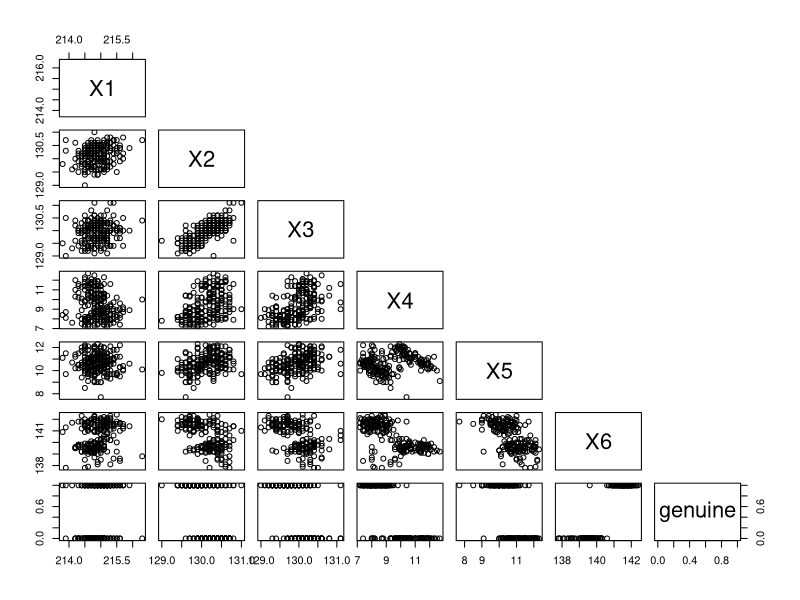
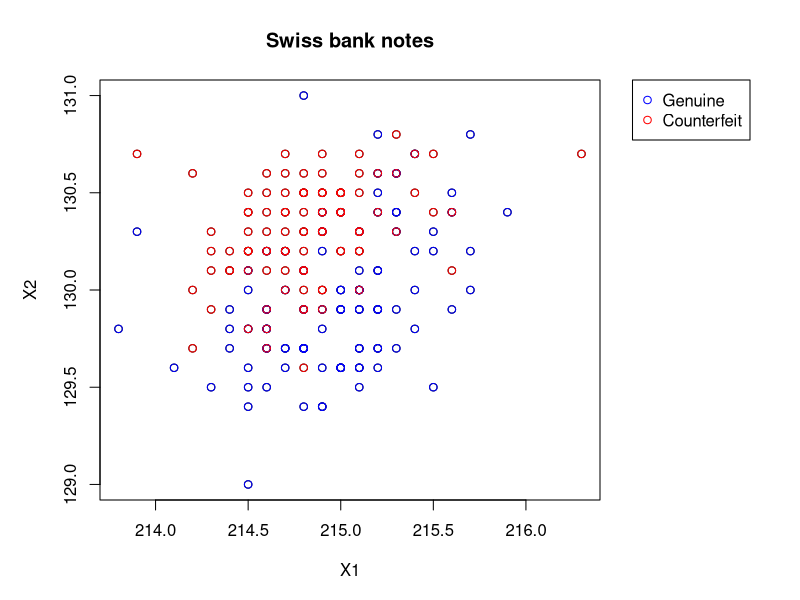
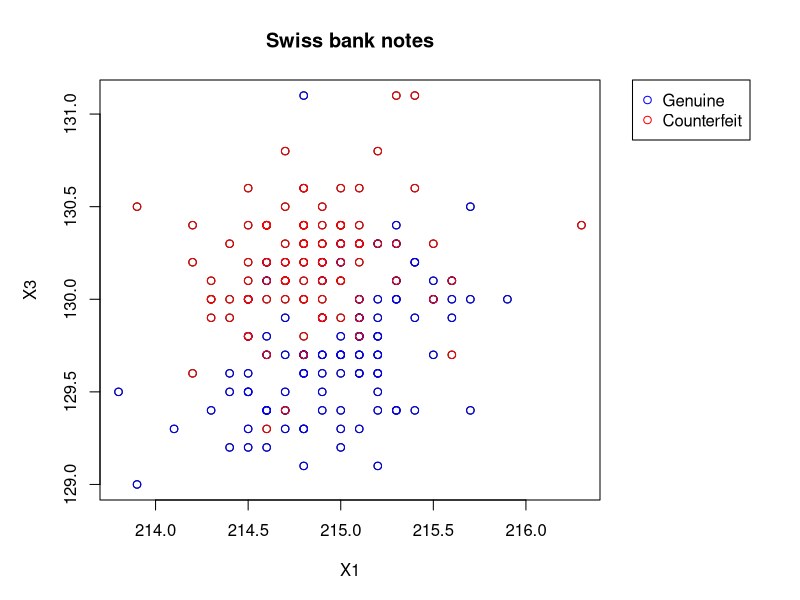
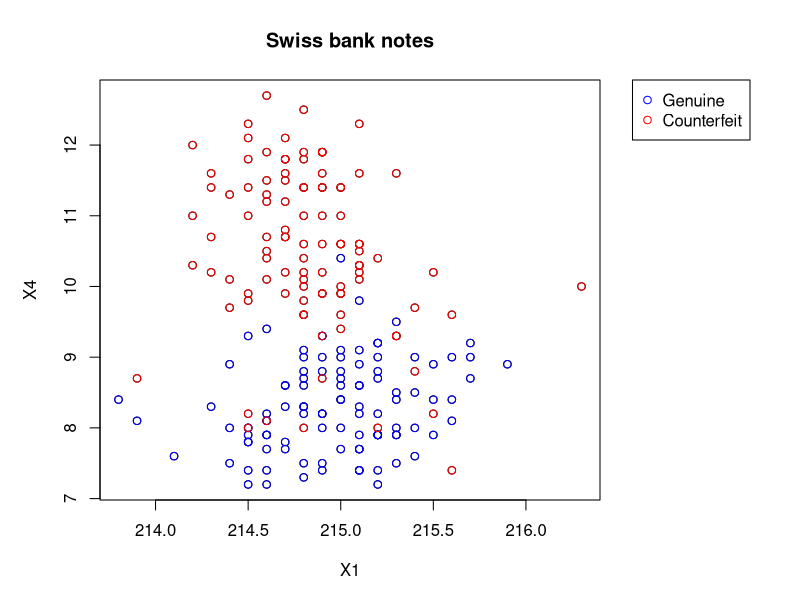
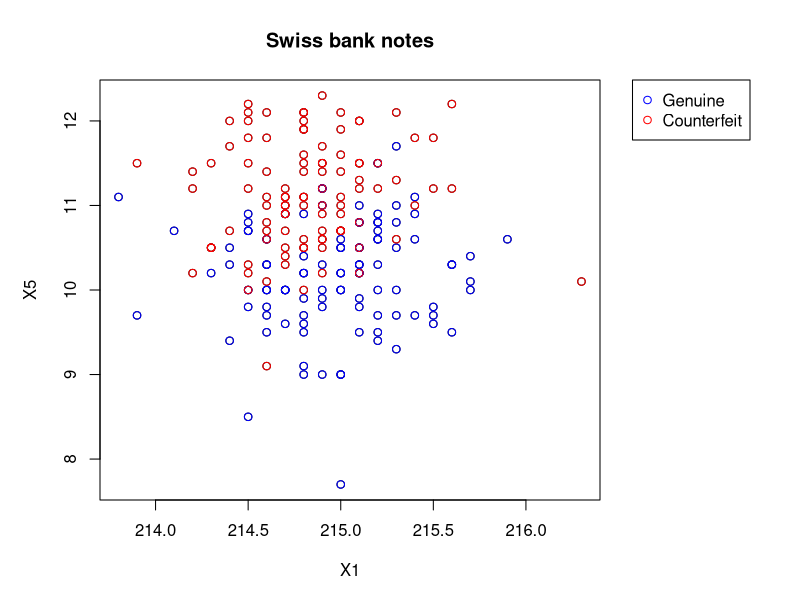
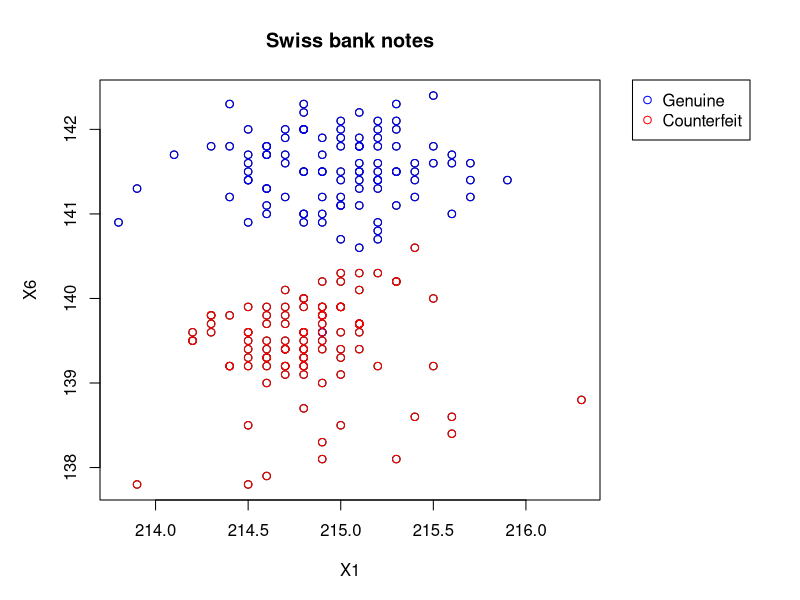
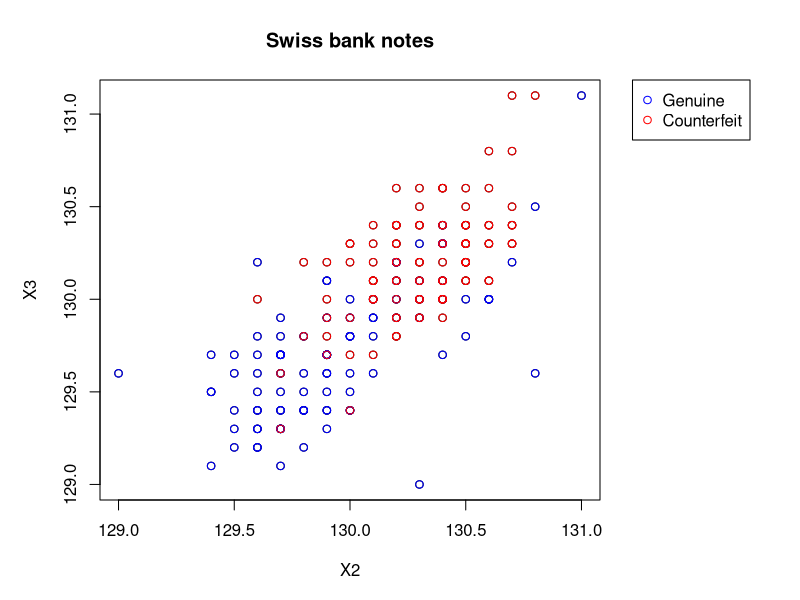
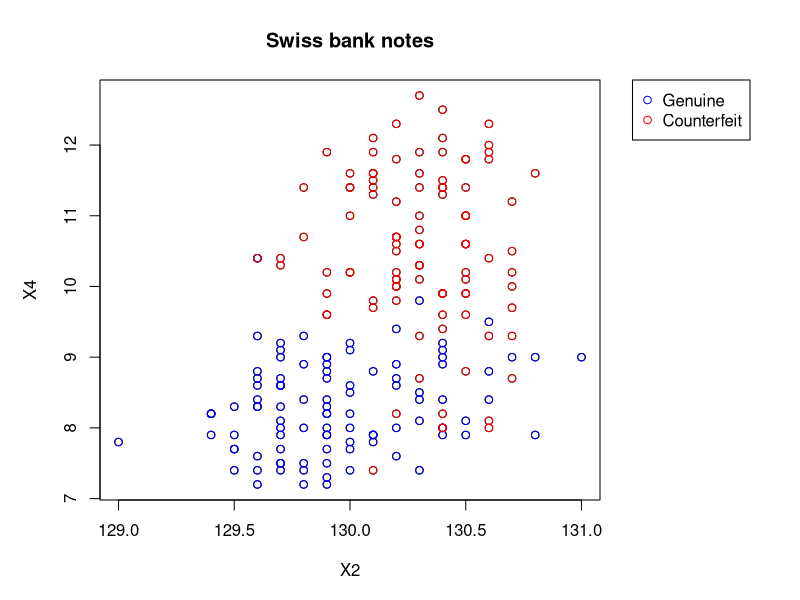

Here is the R script that generated these plots, in order:
## ---- chunk 1
library(ggplot2)
## ---- chunk 2
data = read.table('bank2.dat')
colnames(data) = c('X1','X2','X3','X4','X5','X6')
data = data.frame(data, genuine = c(rep(1, 100), rep(0, 100)))
attach(data)
head(data)
## ---- chunk 3
print('Quartiles:')
summary(data)

print('NAs:')
sapply(data, function(x) sum(is.na(x)))
## ---- chunk 4
pairs(data, upper.panel = NULL)

pairs_plot = function(x, y, x_name, y_name){
  par(mar = c(5, 5, 4, 10))
  plot(x, y, main = "Swiss bank notes", xlab = x_name, ylab = y_name)
  points(x[1:100], y[1:100], col = "blue")
  points(x[101:200], y[101:200], col = "red")
  legend("topright", legend = c("Genuine", "Counterfeit"), col = c("blue", "red"), pch = 1, xpd = TRUE, inset = c(-0.3, 0))
  
  #ggplot(data.frame(X5, X6), aes(x = X5, y = X6, color = genuine)) +
  #geom_point() +
  #labs(title = "Swiss bank notes")
}

num = combn(1:6, 2)
for (i in 1:ncol(num)) {
  x = paste0("X", num[1, ][i])
  y = paste0("X", num[2, ][i])
  pairs_plot(get(x), get(y), x, y)
}


## ---- chunk 5
name = NULL
for (i in 1:(ncol(data) - 1)) {
  name = c(name, paste0("X", i, "_Genuine"))
  name = c(name, paste0("X", i, "_Counterfeit"))
}

groups = list()
for (i in 1:length(name)){
  if (i %% 2 == 1) {
    groups[[name[i]]] = data[1:100, as.integer(i / 2) + 1]
  } else {
    groups[[name[i]]] = data[101:200, as.integer(i / 2)]
  }
}

means <- sapply(groups, mean)

for (i in seq(1, length(name) ,by = 2)){
  par(mar = c(5, 5, 4, 10))
  boxplot(groups[i:(i + 1)], names = name[i:(i + 1)], frame = TRUE, main = "Swiss bank notes")
  
  for (j in 0:1) {
    lines(c(j + 0.6, j + 1.4), rep(means[[name[(i + j)]]], 2), lty = "dotted", lwd = 1.2)
  }
}
## ---- chunk 6
regression_model = lm(genuine ~ X1 + X2 + X3 + X4 + X5 + X6)
print(regression_model)
## ---- chunk 7
plot(regression_model)
## ---- chunk 8
summary(regression_model)
## ---- chunk 9
anova(regression_model)
## ---- chunk 10
step(regression_model)
## ---- chunk 11
logistic_model = glm(genuine ~ X1 + X2 + X3 + X4 + X5 + X6, family = binomial)
print(logistic_model)
## ---- chunk 12
plot(logistic_model)
## ---- chunk 13
summary(logistic_model)
## ---- chunk 14
anova(logistic_model)
## ---- chunk 15
step(logistic_model)
